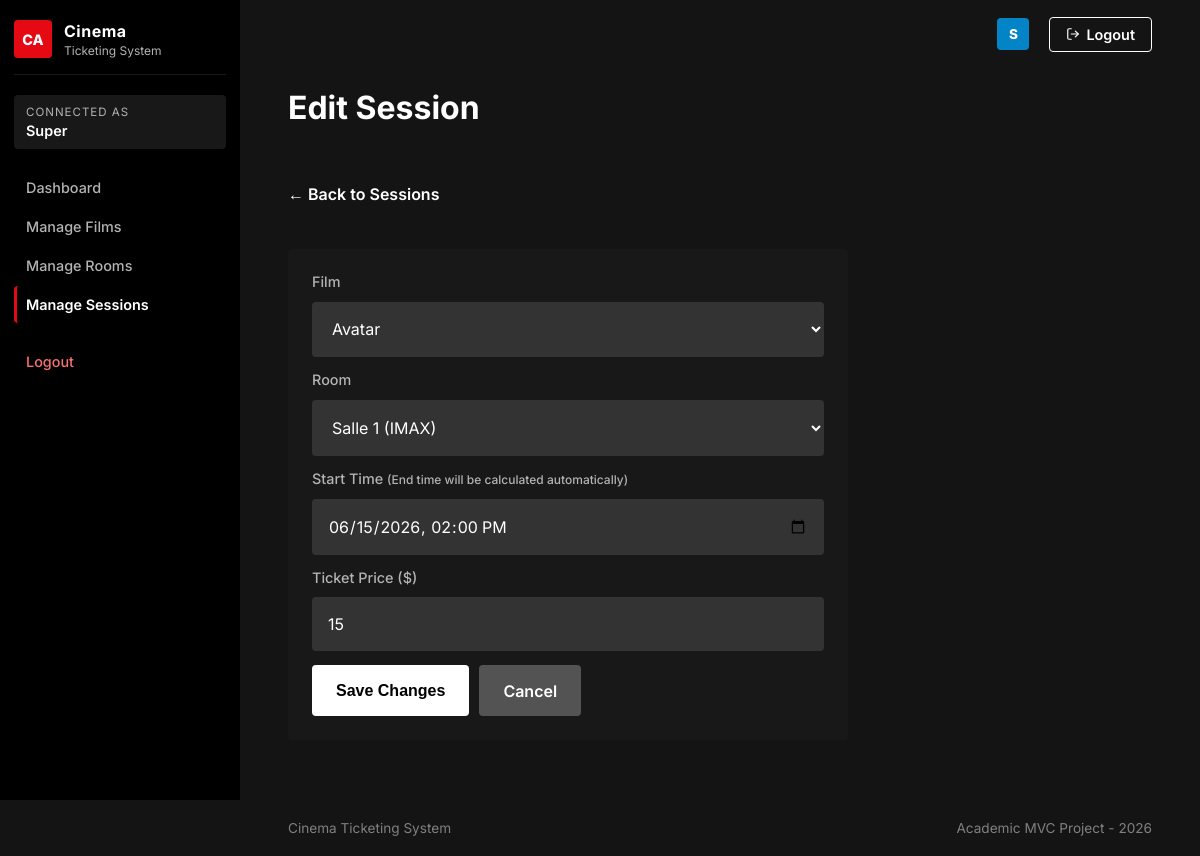
The page /schedules/edit?id=1 (signed in) on the database its author committed.
### tables this page shows
CREATE TABLE IF NOT EXISTS users (
    id INT(11) AUTO_INCREMENT PRIMARY KEY,
    role VARCHAR(10) NOT NULL DEFAULT 'user',
    username VARCHAR(50) NOT NULL,
    first_name VARCHAR(50) NOT NULL,
    last_name VARCHAR(50) NOT NULL,
    email VARCHAR(100) NOT NULL,
    password VARCHAR(255) NOT NULL,
    birth_date DATE NOT NULL,
    CONSTRAINT uq_username UNIQUE (username),
    CONSTRAINT uq_email UNIQUE (email)
);

CREATE TABLE IF NOT EXISTS schedules (
    id INT(11) AUTO_INCREMENT PRIMARY KEY,
    film_id INT(11) NOT NULL,
    room_id INT(11) NOT NULL,
    start_time DATETIME NOT NULL,
    end_time DATETIME NOT NULL,
    ticket_price DECIMAL(10,2) NOT NULL,
    CONSTRAINT fk_schedules_film FOREIGN KEY (film_id) REFERENCES films(id) ON DELETE CASCADE,
    CONSTRAINT fk_schedules_room FOREIGN KEY (room_id) REFERENCES rooms(id) ON DELETE CASCADE,
    CONSTRAINT chk_schedules_time CHECK (end_time > start_time)
);

CREATE TABLE IF NOT EXISTS films (
    id INT(11) AUTO_INCREMENT PRIMARY KEY,
    title VARCHAR(100) NOT NULL,
    duration INT(11) NOT NULL,
    description VARCHAR(255) NOT NULL,
    created_at DATE NOT NULL,
    poster_image VARCHAR(100) NOT NULL
);

CREATE TABLE IF NOT EXISTS rooms (
    id INT(11) AUTO_INCREMENT PRIMARY KEY,
    name VARCHAR(50) NOT NULL,
    rowsNumber INT(11) NOT NULL,
    seatsNumber INT(11) NOT NULL
);

### app/models/UserModel.php (called while the page is built, shortened)
<?php
require_once __DIR__ . '/../../config/Database.php';
require_once __DIR__.'/entities/User.php';
class UserModel
{
    private $db;
    public function __construct()
    {
        $database=new Database();
        $this->db=$database->connect();
    }
    public function getUserById($id)
    {
        $query='select * from users where id=?';
        $stmt=$this->db->prepare($query);
        $stmt->execute([$id]);
        $stmt->setFetchMode(PDO::FETCH_CLASS,'User');
        $user=$stmt->fetch();
        return $user;
    }
}

### config/Database.php (called while the page is built, shortened)
<?php
class Database
{
    private $host;
    private $port;
    private $db_name;
    private $username;
    private $password;
    public function __construct()
    {
        $this->host     = getenv('DB_HOST') ?: 'localhost';
        $this->port     = getenv('DB_PORT') ?: '3306';
        $this->db_name  = getenv('DB_NAME') ?: 'cinema_db';
        $this->username = getenv('DB_USER') ?: 'root';
        $this->password = getenv('DB_PASS') ?: '';
        $this->ca_cert  = getenv('DB_CA_CERT') ?: null;
    }
    public function connect()
    {
        $this->connection = null;
        $dsn = 'mysql:host=' . $this->host
             . ';port='   . $this->port
             . ';dbname=' . $this->db_name
             . ';charset=utf8mb4';
        $options = [
            PDO::ATTR_ERRMODE            => PDO::ERRMODE_EXCEPTION,
            PDO::ATTR_DEFAULT_FETCH_MODE => PDO::FETCH_ASSOC,
            PDO::ATTR_EMULATE_PREPARES   => false,
        ];
        try {
            $this->connection = new PDO($dsn, $this->username, $this->password, $options);
        } catch (PDOException $e) {
            echo 'Connection Error: ' . $e->getMessage();
            die();
        }
        return $this->connection;
    }
}
?>

### app/models/entities/User.php (called while the page is built, shortened)
<?php
class User
{
    private ?string $first_name;
    private ?string $role;
    public function getFirstName()
    {
        return $this->first_name;
    }
    public function getRole()
    {
        return $this->role;
    }
}
?>

### app/models/FilmModel.php (called while the page is built, shortened)
<?php
require_once __DIR__ . '/../../config/Database.php';
require_once __DIR__ . '/entities/Film.php';
class FilmModel
{
    private $db;
    public function __construct()
    {
        $database = new Database();
        $this->db = $database->connect();
    }
    public function getAllFilms($search = '')
    {
        $query = 'SELECT f.*, COUNT(s.id) AS active_sessions_count
                  FROM films f
                  LEFT JOIN schedules s ON f.id = s.film_id AND s.end_time > NOW()';
        $params = [];
        $query .= ' GROUP BY f.id ORDER BY f.created_at DESC, f.id DESC';
        $stmt = $this->db->prepare($query);
        $stmt->execute($params);
        $stmt->setFetchMode(PDO::FETCH_CLASS, 'Film');
        return $stmt->fetchAll() ?: [];
    }
}
?>

### app/models/entities/Film.php (called while the page is built, shortened)
<?php
class Film
{
	private ?int $id = null;
	private ?string $title = null;
	public function getId()
	{
		return $this->id;
	}
	public function getTitle()
	{
		return $this->title;
	}
}
?>

### app/models/ScheduleModel.php (called while the page is built, shortened)
<?php
require_once __DIR__ . '/../../config/Database.php';
require_once __DIR__ . '/entities/Schedule.php';
class ScheduleModel
{
    private $db;
    public function __construct()
    {
        $database = new Database();
        $this->db = $database->connect();
    }
    private function baseQuery()
    {
        return 'SELECT s.*, f.title AS film_title, r.name AS room_name
                FROM schedules s
                JOIN films f ON s.film_id = f.id
                JOIN rooms  r ON s.room_id  = r.id';
    }
    public function getScheduleById($id)
    {
        $stmt = $this->db->prepare($this->baseQuery() . ' WHERE s.id = ?');
        $stmt->execute([$id]);
        $stmt->setFetchMode(PDO::FETCH_CLASS, 'Schedule');
        return $stmt->fetch() ?: null;
    }
}
?>

### app/models/entities/Schedule.php (called while the page is built, shortened)
<?php
class Schedule
{
    private ?int $film_id = null;
    private ?int $room_id = null;
    private ?string $start_time = null;
    private ?float $ticket_price = null;
    public function getFilmId() { return $this->film_id; }
    public function getRoomId() { return $this->room_id; }
    public function getStartTime() { return $this->start_time; }
    public function getTicketPrice() { return $this->ticket_price; }
}
?>

### app/models/RoomModel.php (called while the page is built, shortened)
<?php
require_once __DIR__ . '/../../config/Database.php';
require_once __DIR__ . '/entities/Room.php';
class RoomModel
{
    private $db;
    public function __construct()
    {
        $database = new Database();
        $this->db = $database->connect();
    }
    public function getAllRooms()
    {
        $stmt = $this->db->prepare('SELECT * FROM rooms ORDER BY id ASC');
        $stmt->execute();
        $stmt->setFetchMode(PDO::FETCH_CLASS, 'Room');
        return $stmt->fetchAll() ?: [];
    }
}
?>

### app/models/entities/Room.php (called while the page is built, shortened)
<?php
class Room
{
    private ?int $id = null;
    private ?string $name = null;
    public function getId()
    {
        return $this->id;
    }
    public function getName()
    {
        return $this->name;
    }
}
?>

### app/views/forms/edit-schedule.php (the view, shortened to what this page needs)
<?php
require_once __DIR__ . '/../../models/UserModel.php';
require_once __DIR__ . '/../../models/ScheduleModel.php';
require_once __DIR__ . '/../../models/FilmModel.php';
require_once __DIR__ . '/../../models/RoomModel.php';
$schedule = (new ScheduleModel())->getScheduleById((int)($_GET['id'] ?? 0));
$films = (new FilmModel())->getAllFilms();
$rooms = (new RoomModel())->getAllRooms();
$currentUser = (new UserModel())->getUserById($_SESSION['id']);
?>
<!DOCTYPE html>
<html lang="en">
<head>
    <link rel="stylesheet" href="/Cinema/public/css/layout.css">
</head>
<body>
<?php require_once __DIR__ . '/../partials/sidebar.php'; ?>
<?php require_once __DIR__ . '/../partials/topbar.php'; ?>
<main class="page">
    <header class="page__header">
        <h2 class="page__title">Edit Session</h2>
        <a href="/Cinema/schedules" class="back-link" style="margin-top:6px;">← Back to Sessions</a>
    </header>
    <section class="page-card" style="max-width:560px;">
        <form action="/Cinema/schedules/update" method="POST" style="display:grid;gap:14px;">
            <div style="display:grid;gap:6px;">
                <label style="font-size:.85rem;color:#94a3b8;">Film</label>
                <select name="film_id" required style="padding:10px 14px;border-radius:8px;border:1px solid rgba(255,255,255,.1);background:#1a2030;color:#f1f5f9;outline:none;font-size:.9rem;">
                    <?php foreach ($films as $f): ?>
                        <option value="<?php echo $f->getId(); ?>" <?php echo $schedule->getFilmId() == $f->getId() ? 'selected' : ''; ?>>
                            <?php echo htmlspecialchars((string)$f->getTitle(), ENT_QUOTES, 'UTF-8'); ?>
                        </option>
                    <?php endforeach; ?>
                </select>
            </div>
            <div style="display:grid;gap:6px;">
                <label style="font-size:.85rem;color:#94a3b8;">Room</label>
                <select name="room_id" required style="padding:10px 14px;border-radius:8px;border:1px solid rgba(255,255,255,.1);background:#1a2030;color:#f1f5f9;outline:none;font-size:.9rem;">
                    <?php foreach ($rooms as $r): ?>
                        <option value="<?php echo $r->getId(); ?>" <?php echo $schedule->getRoomId() == $r->getId() ? 'selected' : ''; ?>>
                            <?php echo htmlspecialchars((string)$r->getName(), ENT_QUOTES, 'UTF-8'); ?>
                        </option>
                    <?php endforeach; ?>
                </select>
            </div>
            <div style="display:grid;gap:6px;">
                <label style="font-size:.85rem;color:#94a3b8;">Start Time <small>(End time will be calculated automatically)</small></label>
                <input type="datetime-local" name="start_time" required
                       value="<?php echo date('Y-m-d\TH:i', strtotime((string)$schedule->getStartTime())); ?>"
                       style="padding:10px 14px;border-radius:8px;border:1px solid rgba(255,255,255,.1);background:rgba(255,255,255,.05);color:#f1f5f9;outline:none;font-size:.9rem;">
            </div>
            <div style="display:grid;gap:6px;">
                <label style="font-size:.85rem;color:#94a3b8;">Ticket Price ($)</label>
                <input type="number" name="ticket_price" min="0" step="1" required
                       value="<?php echo (int)$schedule->getTicketPrice(); ?>"
                       style="padding:10px 14px;border-radius:8px;border:1px solid rgba(255,255,255,.1);background:rgba(255,255,255,.05);color:#f1f5f9;outline:none;font-size:.9rem;">
            </div>
            <div style="display:flex;gap:10px;">
                <button type="submit" class="btn btn--primary">Save Changes</button>
                <a href="/Cinema/schedules" class="btn btn--secondary">Cancel</a>
            </div>
        </form>
    </section>
</main>
<?php require_once __DIR__ . '/../partials/footer.php'; ?>
</body>
</html>

### app/views/partials/sidebar.php (shortened to what this page needs)
<?php
$displayName = 'Guest';
$isLoggedIn = false;
$isAdmin = false;
if (isset($currentUser) && $currentUser) {
	$firstName = $currentUser->getFirstName();
	$username = $currentUser->getUsername();
	$displayName = $firstName ? $firstName : $username;
	$isLoggedIn = true;
	$isAdmin = $currentUser->getRole() === 'admin';
}
$currentUri = parse_url($_SERVER['REQUEST_URI'], PHP_URL_PATH);
function getActive($path, $uri) {
    if ($path !== '/Cinema/dashboard' && strpos((string)$uri, $path) === 0) return ' sidebar__link--active';
    return '';
}
?>
<aside class="sidebar">
	<div class="sidebar__brand">
		<span class="sidebar__logo">CA</span>
		<div>
			<p class="sidebar__title">Cinema</p>
			<p class="sidebar__subtitle">Ticketing System</p>
		</div>
	</div>
	<div class="sidebar__user">
		<p class="sidebar__label">Connected as</p>
		<p class="sidebar__name"><?php echo htmlspecialchars((string) $displayName, ENT_QUOTES, 'UTF-8'); ?></p>
	</div>
	<nav class="sidebar__nav" aria-label="Main navigation">
        <a href="/Cinema/dashboard" class="sidebar__link<?= getActive('/Cinema/dashboard', $currentUri) ?>">Dashboard</a>
        <?php if ($isAdmin): ?>
            <a href="/Cinema/films" class="sidebar__link<?= getActive('/Cinema/films', $currentUri) ?>">Manage Films</a>
            <a href="/Cinema/rooms" class="sidebar__link<?= getActive('/Cinema/rooms', $currentUri) ?>">Manage Rooms</a>
            <a href="/Cinema/schedules" class="sidebar__link<?= getActive('/Cinema/schedules', $currentUri) ?>">Manage Sessions</a>
        <?php endif; ?>
	</nav>
	<?php if ($isLoggedIn): ?>
		<div class="sidebar__section">
			<a href="/Cinema/logout" class="sidebar__link" style="color: #f87171;">Logout</a>
		</div>
	<?php endif; ?>
</aside>

### app/views/partials/topbar.php (shortened to what this page needs)
<?php
$avatarLetter = 'G';
$actionHref   = '/Cinema/login';
$isLoggedIn   = false;
if (isset($currentUser) && $currentUser) {
	$firstName    = $currentUser->getFirstName();
	$username     = $currentUser->getUsername();
	$avatarSource = $firstName ? $firstName : $username;
	$avatarLetter = strtoupper(substr((string) $avatarSource, 0, 1));
	$actionHref   = '/Cinema/logout';
	$isLoggedIn   = true;
}
?>
<header class="topbar">
	<div class="topbar__actions" style="margin-left: auto;">
		<div class="topbar__profile">
			<div class="topbar__avatar" aria-hidden="true">
				<?php echo htmlspecialchars((string) $avatarLetter, ENT_QUOTES, 'UTF-8'); ?>
			</div>
		</div>
		<a href="<?php echo htmlspecialchars((string) $actionHref, ENT_QUOTES, 'UTF-8'); ?>" class="topbar__action <?php echo $isLoggedIn ? 'topbar__action--logout' : 'topbar__action--login'; ?>">
			<?php if ($isLoggedIn): ?>
				<svg viewBox="0 0 24 24" fill="none" stroke="currentColor" stroke-width="2" stroke-linecap="round" stroke-linejoin="round" aria-hidden="true">
					<path d="M9 21H5a2 2 0 0 1-2-2V5a2 2 0 0 1 2-2h4"/><polyline points="16 17 21 12 16 7"/><line x1="21" y1="12" x2="9" y2="12"/>
				</svg>
				<span>Logout</span>
			<?php endif; ?>
		</a>
	</div>
</header>

### rows shown on the page
users: first_name "Super", first_name "S"
schedules: film_id "Avatar", room_id "Salle 1 (IMAX)", start_time "06/15/2026 14:00", ticket_price "15"
